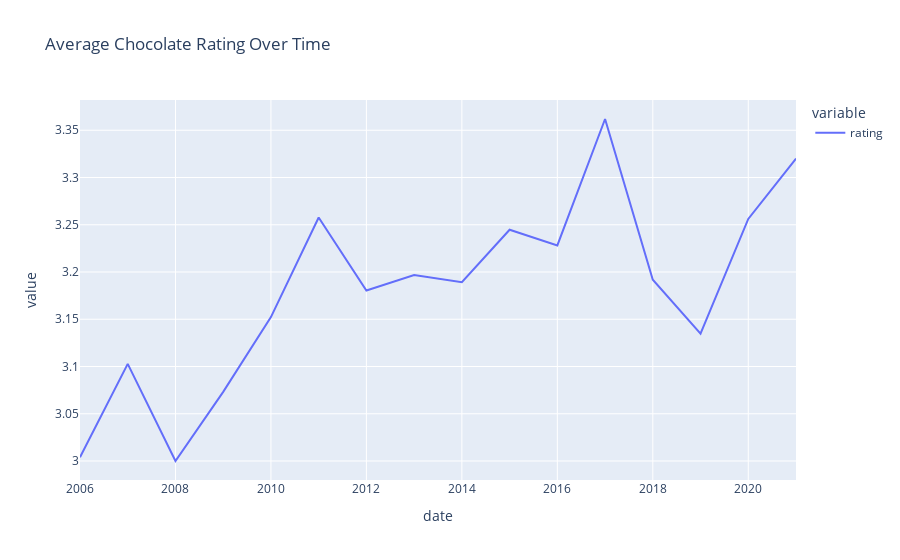

Notebook source saved alongside this figure:
### Markdown cell above
# Summary & Findings

### Code cell
px.line(data_frame=data.groupby('date').mean()['rating'], title='Average Chocolate Rating Over Time')

### Figure 1 — Plotly figure (JSON) as saved in the notebook; plotly's stock layout.template omitted (floating-point values rounded to 4 significant figures)
{"data": [{"hovertemplate": "variable=rating<br>date=%{x}<br>value=%{y}<extra></extra>", "legendgroup": "rating", "line": {"color": "#636efa", "dash": "solid"}, "marker": {"symbol": "circle"}, "mode": "lines", "name": "rating", "orientation": "v", "showlegend": true, "type": "scatter", "x": [2006, 2007, 2008, 2009, 2010, 2011, 2012, 2013, 2014, 2015, 2016, 2017, 2018, 2019, 2020, 2021], "xaxis": "x", "y": [3.004, 3.103, 3, 3.073, 3.152, 3.258, 3.18, 3.197, 3.189, 3.245, 3.228, 3.362, 3.192, 3.135, 3.256, 3.32], "yaxis": "y"}], "layout": {"legend": {"title": {"text": "variable"}, "tracegroupgap": 0}, "title": {"text": "Average Chocolate Rating Over Time"}, "xaxis": {"anchor": "y", "domain": [0, 1], "title": {"text": "date"}}, "yaxis": {"anchor": "x", "domain": [0, 1], "title": {"text": "value"}}}}
